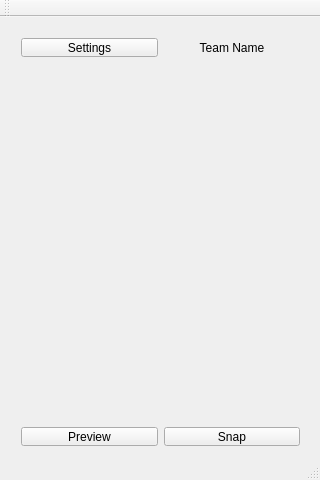
<?xml version="1.0" encoding="UTF-8"?>
<ui version="4.0">
 <class>MainWindow</class>
 <widget class="QMainWindow" name="MainWindow">
  <property name="geometry">
   <rect>
    <x>0</x>
    <y>0</y>
    <width>320</width>
    <height>480</height>
   </rect>
  </property>
  <property name="minimumSize">
   <size>
    <width>320</width>
    <height>480</height>
   </size>
  </property>
  <property name="maximumSize">
   <size>
    <width>320</width>
    <height>480</height>
   </size>
  </property>
  <property name="baseSize">
   <size>
    <width>320</width>
    <height>480</height>
   </size>
  </property>
  <property name="windowTitle">
   <string>MainWindow</string>
  </property>
  <widget class="QWidget" name="centralWidget">
   <property name="minimumSize">
    <size>
     <width>320</width>
     <height>480</height>
    </size>
   </property>
   <property name="maximumSize">
    <size>
     <width>320</width>
     <height>480</height>
    </size>
   </property>
   <property name="baseSize">
    <size>
     <width>320</width>
     <height>480</height>
    </size>
   </property>
   <widget class="QWidget" name="horizontalLayoutWidget">
    <property name="geometry">
     <rect>
      <x>10</x>
      <y>399</y>
      <width>301</width>
      <height>41</height>
     </rect>
    </property>
    <layout class="QHBoxLayout" name="horizontalLayout">
     <item>
      <widget class="QPushButton" name="btnPreview">
       <property name="text">
        <string>Preview</string>
       </property>
      </widget>
     </item>
     <item>
      <widget class="QPushButton" name="btnSnap">
       <property name="text">
        <string>Snap</string>
       </property>
      </widget>
     </item>
    </layout>
   </widget>
   <widget class="QWidget" name="horizontalLayoutWidget_2">
    <property name="geometry">
     <rect>
      <x>10</x>
      <y>10</y>
      <width>301</width>
      <height>41</height>
     </rect>
    </property>
    <layout class="QHBoxLayout" name="horizontalLayout_2">
     <item>
      <widget class="QPushButton" name="btnSettings">
       <property name="text">
        <string>Settings</string>
       </property>
      </widget>
     </item>
     <item>
      <widget class="QLabel" name="lblTeamName">
       <property name="text">
        <string>Team Name</string>
       </property>
       <property name="alignment">
        <set>Qt::AlignCenter</set>
       </property>
      </widget>
     </item>
    </layout>
   </widget>
   <widget class="QLabel" name="lblCamView">
    <property name="geometry">
     <rect>
      <x>0</x>
      <y>0</y>
      <width>320</width>
      <height>460</height>
     </rect>
    </property>
    <property name="minimumSize">
     <size>
      <width>320</width>
      <height>460</height>
     </size>
    </property>
    <property name="maximumSize">
     <size>
      <width>320</width>
      <height>460</height>
     </size>
    </property>
    <property name="baseSize">
     <size>
      <width>320</width>
      <height>460</height>
     </size>
    </property>
    <property name="text">
     <string/>
    </property>
    <property name="alignment">
     <set>Qt::AlignCenter</set>
    </property>
   </widget>
   <zorder>lblCamView</zorder>
   <zorder>horizontalLayoutWidget</zorder>
   <zorder>horizontalLayoutWidget_2</zorder>
  </widget>
  <widget class="QToolBar" name="mainToolBar">
   <attribute name="toolBarArea">
    <enum>TopToolBarArea</enum>
   </attribute>
   <attribute name="toolBarBreak">
    <bool>false</bool>
   </attribute>
  </widget>
  <widget class="QStatusBar" name="statusBar"/>
 </widget>
 <layoutdefault spacing="6" margin="11"/>
 <resources/>
 <connections/>
</ui>
